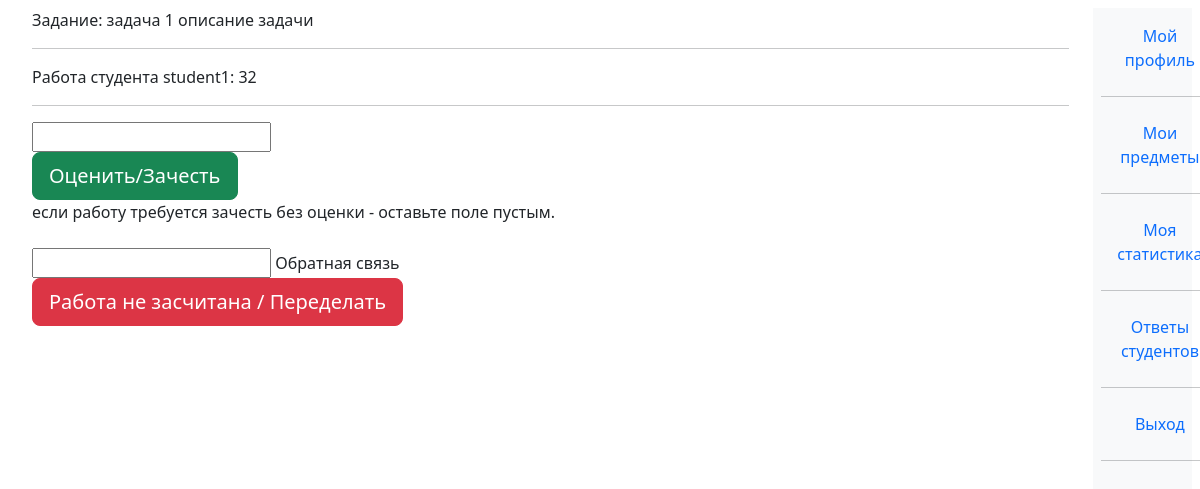
Before: /teacher/t_task_answer/21 (signed in) with the older database file.
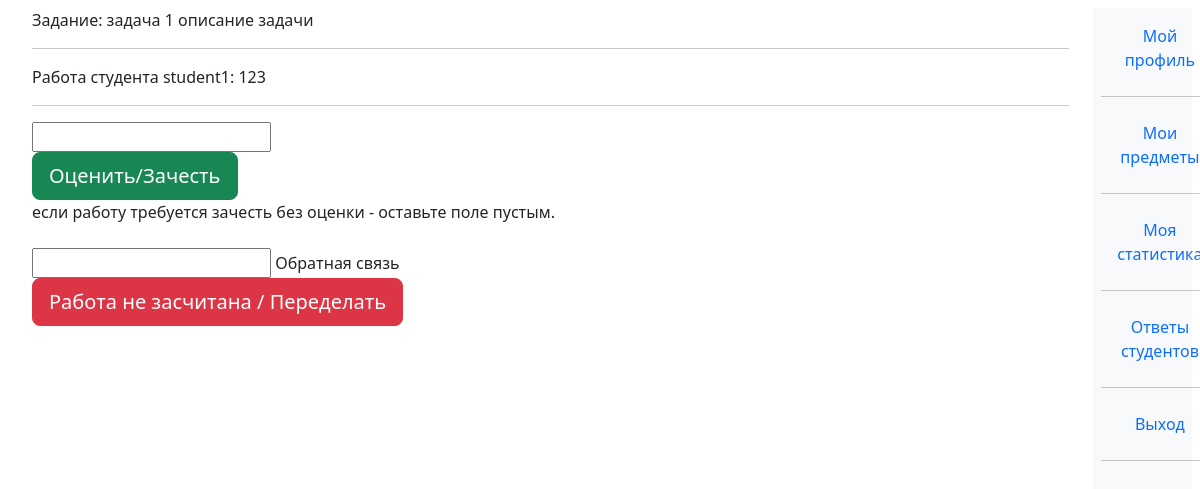
After: the same page with the newer database file.
### univ_app/models.py (models this page shows, shortened)
class AnsweredTask(models.Model):
    ASND = "ASSIGNED"
    DONE = "DONE"
    PSSD = "PASSED"
    EVAL = "EVALUATED"
    STATUS_CHOICES = (
        (ASND, "Assigned"),
        (DONE, "Done"),
        (PSSD, "Passed"),
        (EVAL, "Evaluated"),
    )
    student = models.ForeignKey("Student", blank = True, null = True, on_delete = models.SET_NULL)
    finished_at = models.DateTimeField(auto_now_add = True,blank = True, null = True)
    status = models.CharField(max_length = 255, choices=STATUS_CHOICES, default = ASND, blank = True)
    class Meta:
        abstract = True

class AnsweredCommonTask(AnsweredTask):
    grade = models.IntegerField(null = True, blank = True)
    answer = models.TextField(null = True, default = "")
    file = models.FileField(upload_to = "uploads/answered_common_tasks/" , blank = True, null = True)
    common_task = models.ForeignKey("CommonTask", blank = True, null = True, on_delete = models.SET_NULL)
    comment_from_teacher = models.TextField(default = "", blank = True)

class Student(models.Model):
    user = models.OneToOneField(User, null=True, blank=True, on_delete=models.CASCADE)
    st_group = models.ForeignKey("StGroup", blank = True, null = True, on_delete = models.SET_NULL)
    def __str__(self):
        return self.user.username

### univ_app/decorators.py (the view)
        def wrapper(request, *args, **kwargs):
            group = None
            if request.user.groups.exists():
                group = request.user.groups.all()[0].name
            if group in allowed_groups:
                return view_func(request, *args, **kwargs)
            else:
                return HttpResponse("У вас нет прав доступа к этой странице")

### univ_app/models.py (called while the page is built)
    def __str__(self):
        return self.title

### univ_app/templatetags/user_tags.py (called while the page is built)
@register.filter(name='has_group')
def has_group(user, group_name):
    return user.groups.filter(name=group_name).exists()

### univ_app/views.py (called while the page is built, shortened)
@allowed_users(allowed_groups = ["teacher"])
def t_task_answer(request, ans_task_id):
    ans_task = get_object_or_404(AnsweredCommonTask, pk = ans_task_id)
    common_task = ans_task.common_task
    ctx = {
        "common_task": common_task,
        "ans_task":ans_task,
    }
    return render(request,"teacher_views/t_task_answer.html", ctx)

### templates/teacher_views/t_task_answer.html (shortened to what this page needs)
{%extends "base.html"%}
{% block t_task_answer %}
<div class="container">
  Задание:
  {{common_task}}
  {{common_task.description}}
  <hr>
  Работа студента {{ans_task.student}}:
  {{ans_task.answer}}
  <hr>
  <form class="form-group" action="{% url 't_task_answer' ans_task.id %}" method="post">
    <input name = "grade" class = "input-field" type = "number"> </input>
    <br>
    <button class = "btn btn-success btn-lg" type="submit" name="btn_accepted">Оценить/Зачесть</button>
    <br>
    если работу требуется зачесть без оценки - оставьте поле пустым.
  </form>
  <br>
  <form class="form-group" action="{% url 't_task_answer' ans_task.id %}" method="post"> {%csrf_token%}
    <input type = "textarea" class = "input-field" name = "comment_from_teacher"> Обратная связь </input>
    <br>
    <button class = "btn btn-danger btn-lg" type="submit" name="btn_not_accepted">Работа не засчитана / Переделать</button>
  </form>
</div>
{% endblock %}

Changed rows visible on the page:
changed AnsweredCommonTask "student1": answer "32" → "123"
